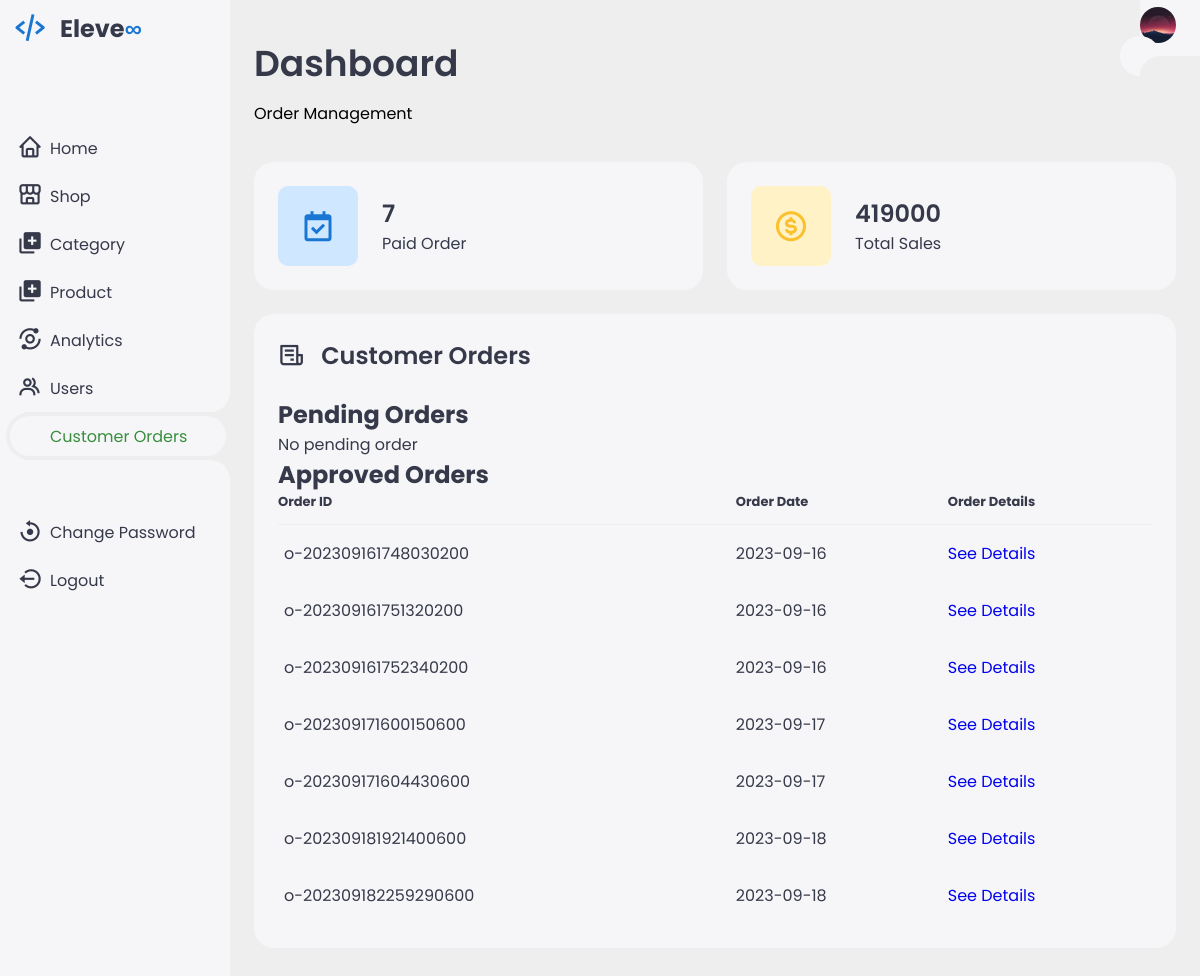
The app's page /Admin/corder.php (signed in) with its own data.
### tables this page shows
CREATE TABLE `customer_order` (
  `order_id` varchar(30) NOT NULL,
  `cus_id` varchar(30) NOT NULL,
  `order_date` date DEFAULT NULL,
  `status` tinyint(4) DEFAULT NULL
);

### Admin/corder.php (the view, shortened to what this page needs)
<?php
    include("../connection.php");
    $sql = "select count(order_id) from customer_order where status=1";
    $r = mysqli_query($con, $sql);
    $row = mysqli_fetch_array($r);
    $paid_orders = $row['0'];
    $sql = "select sum(sold_price) from customer_order natural join order_line where status=1";
    $r = mysqli_query($con, $sql);
    $row = mysqli_fetch_array($r);
    $total_sales = $row['0'];
    $ID = $_SESSION['user_id'];
    $sql="select * from admin where admin_id = '$ID'";
    $r = mysqli_query($con, $sql);
    if(mysqli_num_rows($r)>0){
        $row=mysqli_fetch_array($r);
        $pic = $row['pic'];
    }
?>
<!DOCTYPE html>
<html lang="en">
<head>
    <link href='https://unpkg.com/boxicons@2.1.4/css/boxicons.min.css' rel='stylesheet'>
    <link rel="stylesheet" href="CSS/admin-profile.css">
</head>
<body>
    <div class="sidebar">
        <a href="#" class="logo">
            <i class='bx bx-code-alt'></i>
            <div class="logo-name"><span>Eleve</span>∞</div>
        </a>
        <ul class="side-menu">
            <li><a href="admin-profile.php"><i class="bx bx-home"></i>Home</a></li>
            <li><a href="shop.php"><i class='bx bx-store-alt'></i>Shop</a></li>
            <li><a href="category.php"><i class='bx bxs-add-to-queue'></i>Category</a></li>
            <li><a href="product.php"><i class='bx bxs-add-to-queue'></i>Product</a></li>
            <li><a href="analytics.php"><i class='bx bx-analyse'></i>Analytics</a></li>
            <li><a href="user.php"><i class='bx bx-group'></i>Users</a></li>
            <li class="active"><a href="corder.php"><i class="bx bxs-order"></i>Customer Orders</a></li>
        </ul>
        <ul class="side-menu">
            <li>
                <a href="changepass.php" style="float:right">
                    <i class='bx bx-reset'></i>
                    Change Password
                </a>
            </li>
            <li>
                <a href="?sign=out">
                    <i class='bx bx-log-out-circle'></i>
                    Logout
                </a>
            </li>
        </ul>
    </div>
    <div class="content">
        <nav style="float:right">
            <?php
                echo "<a href='admin-profile.php' class='profile'>
                    <img src='../Images/Admin_Image/$pic'>
                </a>";
            ?>
        </nav>
        <main>
            <div class="header">
                <div class="left">
                    <h1>Dashboard</h1>
                    <ul class="breadcrumb">
                        Order Management
                    </ul>
                </div>
            </div>
            <ul class="insights">
                <li>
                    <i class='bx bx-calendar-check'></i>
                    <span class="info">
                        <h3>
                            <?php
                                echo $paid_orders;
                            ?>
                        </h3>
                        <p>Paid Order</p>
                    </span>
                </li>
                <li><i class='bx bx-dollar-circle'></i>
                    <span class="info">
                        <h3>
                            <?php
                                echo $total_sales;
                            ?>
                        </h3>
                        <p>Total Sales</p>
                    </span>
                </li>
            </ul>
             <div class="bottom-data">
                <div class="orders">
                    <div class="header">
                        <i class='bx bx-receipt'></i>
                        <h3>Customer Orders</h3>
                    </div>
                    <?php
                        include("../connection.php");
                        $sql = "select * from customer_order";
                        $r = mysqli_query($con, $sql);
                        if(mysqli_num_rows($r)<1){
                            echo "No order placed yet";
                        }else{
                            $pending = "select * from customer_order where status=0";
                            $x = mysqli_query($con, $pending);
                            echo "<h2>Pending Orders<br/></h2>";
                            if(mysqli_num_rows($x)<1){
                                echo "No pending order";
                            }
                            $approved = "select * from customer_order where status=1";
                            $x = mysqli_query($con, $approved);
                            echo "<h2>Approved Orders<br/></h2>";
                            if(mysqli_num_rows($x)<1){
                                echo "No approved order";
                            }else{
                                echo "<table>
                                        <tr>
                                        <th>Order ID</th>
                                        <th>Order Date</th>
                                        <th>Order Details</th>
                                        </tr>";
                                while($row=mysqli_fetch_array($x)){
                                    $order_id = $row['order_id'];
                                    $date = $row['order_date'];
                                    echo "<tr>
                                        <td>$order_id</td>
                                        <td>$date</td>
                                        <td><a href='corder.php?action=details&oid=$order_id'>See Details</a></td>
                                        </tr>";
                                }
                                echo "</table>";
                            }
                        }
                    ?>
                </div>
            </div>
        </main>
    </div>
</body>
</html>

### records on screen
customer_order: order_id "o-202309161748030200", order_date "2023-09-16"
customer_order: order_id "o-202309161751320200", order_date "2023-09-16"
customer_order: order_id "o-202309161752340200", order_date "2023-09-16"
customer_order: order_id "o-202309171600150600", order_date "2023-09-17"
customer_order: order_id "o-202309171604430600", order_date "2023-09-17"
customer_order: order_id "o-202309181921400600", order_date "2023-09-18"
customer_order: order_id "o-202309182259290600", order_date "2023-09-18"

### other values on screen
$paid_orders "7"
$total_sales "419000"
